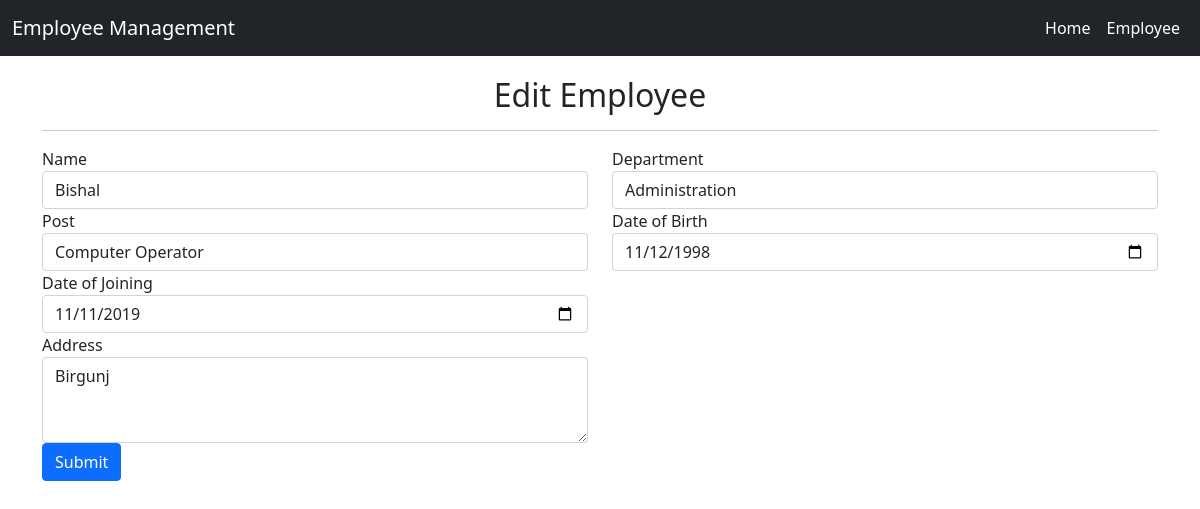
Page /edit-employee/2/ on the committed database.
### app/models.py (models this page shows, shortened)
class Employee(models.Model):
    name = models.CharField(max_length=100,null=True)
    dob = models.DateField(null=True,blank=True)
    doj = models.DateField(null=True,blank=True)
    department = models.CharField(max_length=100,null=True)
    post = models.CharField(max_length=100,null=True)
    address = models.CharField(max_length=100,null=True)
    active = models.BooleanField(default=True)
    leave_count = models.IntegerField(null=True,blank=True,default=0)
    on_leave = models.BooleanField(default=False)

### app/views.py (the view, shortened to what this page needs)
# urls.py: path('edit-employee/<int:id>/', views.edit_employee,name='edit_employee'),
def edit_employee(request,id):
    employee = Employee.objects.get(id=id)
    context = {
        'employee':employee,
    }
    return render(request,'edit_employee.html',context)

### app/templates/edit_employee.html (shortened to what this page needs)
{% extends 'home.html' %}
{% block body %}
<div class="container">
    <h2 style="margin-top:20px" align="center">Edit Employee</h2><hr>
<form method="post" action="" enctype="multipart/form-data">
    <div class="row">
    <div class="form-group col-md-6">
      <label for="inputEmail4">Name</label>
      <input type="text" class="form-control"  name="name" id="inputEmail4" value="{{employee.name}}" required placeholder="Enter Full Name">
    </div>
    <div class="form-group col-md-6">
      <label for="inputPassword4">Department</label>
      <input type="text" class="form-control" name="department" id="inputPassword4" value="{{employee.department}}" required placeholder="Department">
    </div>
  </div>
    <div class="row">
    <div class="form-group col-md-6">
      <label for="inputEmail4">Post</label>
      <input type="text" class="form-control" name="post" id="inputEmail4" value="{{employee.post}}" required placeholder="Post">
    </div>
    <div class="form-group col-md-6">
      <label for="inputPassword4">Date of Birth</label>
      <input type="date" class="form-control" name="dob" id="inputPassword4"  value="{{employee.dob|date:"Y-m-d"}}" required>
    </div>
    </div>
    <div class="row">
    <div class="form-group col-md-6">
      <label for="inputEmail4">Date of Joining</label>
      <input type="date" class="form-control" name="doj" id="inputEmail4" value="{{employee.doj|date:"Y-m-d"}}" required>
    </div>
    </div>
    <div class="row">
        <div class="form-group col-md-6">
            <label for="exampleFormControlTextarea1">Address</label>
            <textarea class="form-control" id="exampleFormControlTextarea1" name="address" rows="3">{{employee.address}}</textarea>
        </div>
    </div>
  <button type="submit" class="btn btn-primary">Submit</button>
</form>
</div>
{% endblock  %}

### rows in the picture
Employee: name "Bishal", department "Administration", post "Computer Operator", dob "11/12/1998", doj "11/11/2019", address "Birgunj"
